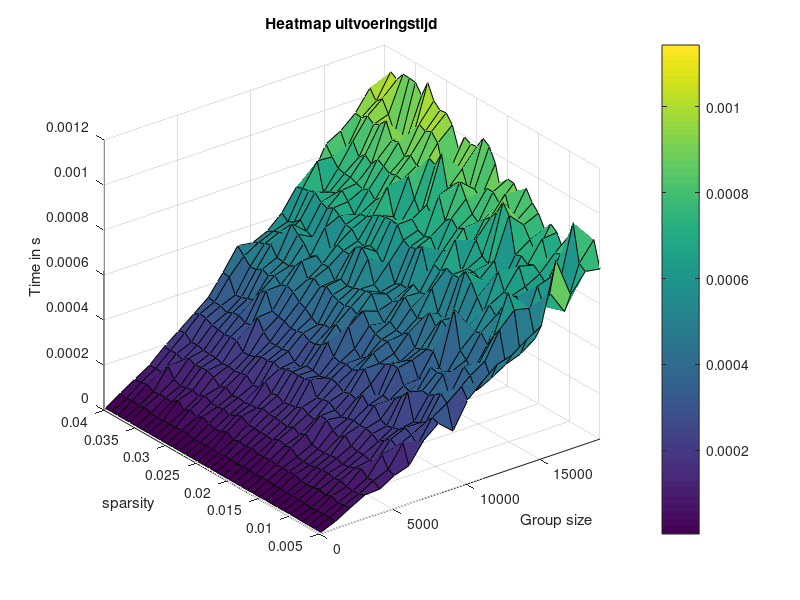

MATLAB code for this plot:
load("timing_100_19100.mat");

figure
surf(n_start:n_step:n_max,0.005:k_step:k_max,result_timing(5:end,:))
title('Heatmap uitvoeringstijd');
xlabel('Group size');
ylabel('sparsity');
zlabel('Time in s')

xlim([0 19100]);
%ylim([0 0.05]);

colorbar;